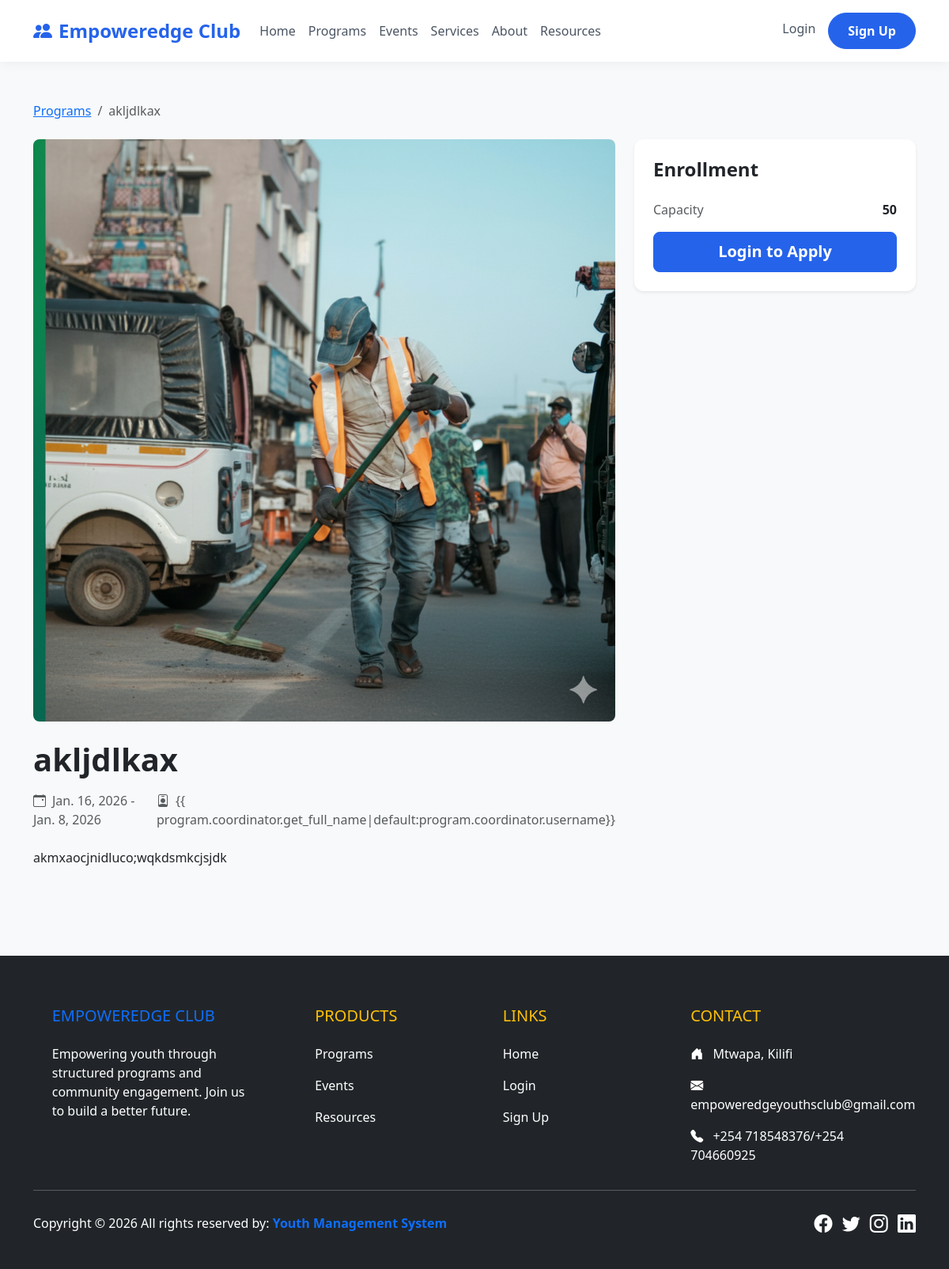
Screenshot of /programs/5/ with the database file from the repository.
### programs/models.py (models this page shows, shortened)
class Program(models.Model):
    title = models.CharField(max_length=200)
    description = models.TextField()
    coordinator = models.ForeignKey(settings.AUTH_USER_MODEL, on_delete=models.SET_NULL, null=True, related_name='coordinated_programs')
    start_date = models.DateField()
    end_date = models.DateField()
    capacity = models.PositiveIntegerField(default=50)
    image = models.ImageField(upload_to='program_images/', blank=True, null=True)
    created_at = models.DateTimeField(auto_now_add=True)

### programs/views.py (the view)
# urls.py: path('<int:pk>/', ProgramDetailView.as_view(), name='program_detail'),
class ProgramDetailView(DetailView):
    model = Program
    template_name = 'programs/program_detail.html'
    context_object_name = 'program'
    def get_context_data(self, **kwargs):
        context = super().get_context_data(**kwargs)
        if self.request.user.is_authenticated:
            context['is_enrolled'] = Enrollment.objects.filter(
                user=self.request.user,
                program=self.object
            ).exists()
        return context

### templates/programs/program_detail.html (shortened to what this page needs)
{% extends 'base.html' %}
{% block content %}
<div class="container py-5">
    <nav aria-label="breadcrumb" class="mb-4">
        <ol class="breadcrumb">
            <li class="breadcrumb-item"><a href="{% url 'program_list' %}">Programs</a></li>
            <li class="breadcrumb-item active" aria-current="page">{{ program.title }}</li>
        </ol>
    </nav>
    <div class="row">
        <div class="col-lg-8">
            {% if program.image %}
            <img src="{{ program.image.url }}" class="img-fluid rounded-3 mb-4 w-100" alt="{{ program.title }}">
            {% endif %}
            <h1 class="fw-bold mb-3">{{ program.title }}</h1>
            <div class="d-flex gap-3 mb-4 text-muted">
                <span><i class="bi bi-calendar-event me-2"></i>{{ program.start_date }} - {{ program.end_date }}</span>
                <span><i class="bi bi-person-badge me-2"></i>{{
                    program.coordinator.get_full_name|default:program.coordinator.username}}</span>
            </div>
            <div class="prose">
                {{ program.description|linebreaks }}
            </div>
        </div>
        <div class="col-lg-4">
            <div class="card shadow-sm border-0 sticky-top" style="top: 100px;">
                <div class="card-body p-4">
                    <h4 class="card-title fw-bold mb-4">Enrollment</h4>
                    <div class="d-flex justify-content-between mb-3">
                        <span class="text-muted">Capacity</span>
                        <span class="fw-bold">{{ program.capacity }}</span>
                    </div>
                    <div class="d-grid">
                        {% if user.is_authenticated %}
                        {% if is_enrolled %}
                        <button class="btn btn-success btn-lg" disabled>
                            <i class="bi bi-check-circle-fill me-2"></i>Enrolled
                        </button>
                        {% else %}
                        <form action="{% url 'program_enroll' program.pk %}" method="post">
                            {% csrf_token %}
                            <button type="submit" class="btn btn-primary btn-lg w-100">Apply Now</button>
                        </form>
                        {% endif %}
                        {% else %}
                        <a href="{% url 'login' %}?next={{ request.path }}" class="btn btn-primary btn-lg">Login to
                            Apply</a>
                        {% endif %}
                    </div>
                </div>
            </div>
        </div>
    </div>
</div>
{% endblock %}

### templates/base.html (style rules this page uses)
body { font-family: system-ui, -apple-system, BlinkMacSystemFont, 'Segoe UI', Roboto, Oxygen, Ubuntu, Cantarell, 'Open Sans', 'Helvetica Neue', sans-serif; background-color: #f8f9fa; }
.btn-primary { background-color: #2563eb; border-color: #2563eb; padding: 0.6rem 1.5rem; font-weight: 600; }
.card { border: none; border-radius: 12px; box-shadow: 0 4px 6px -1px rgba(0, 0, 0, 0.1), 0 2px 4px -1px rgba(0, 0, 0, 0.06); transition: transform 0.2s; }

### rows the page displays
Program: title "akljdlkax", image (picture), start_date "Jan. 16, 2026", end_date "Jan. 8, 2026", description "akmxaocjnidluco;wqkdsmkcjsjdk", capacity "50"
